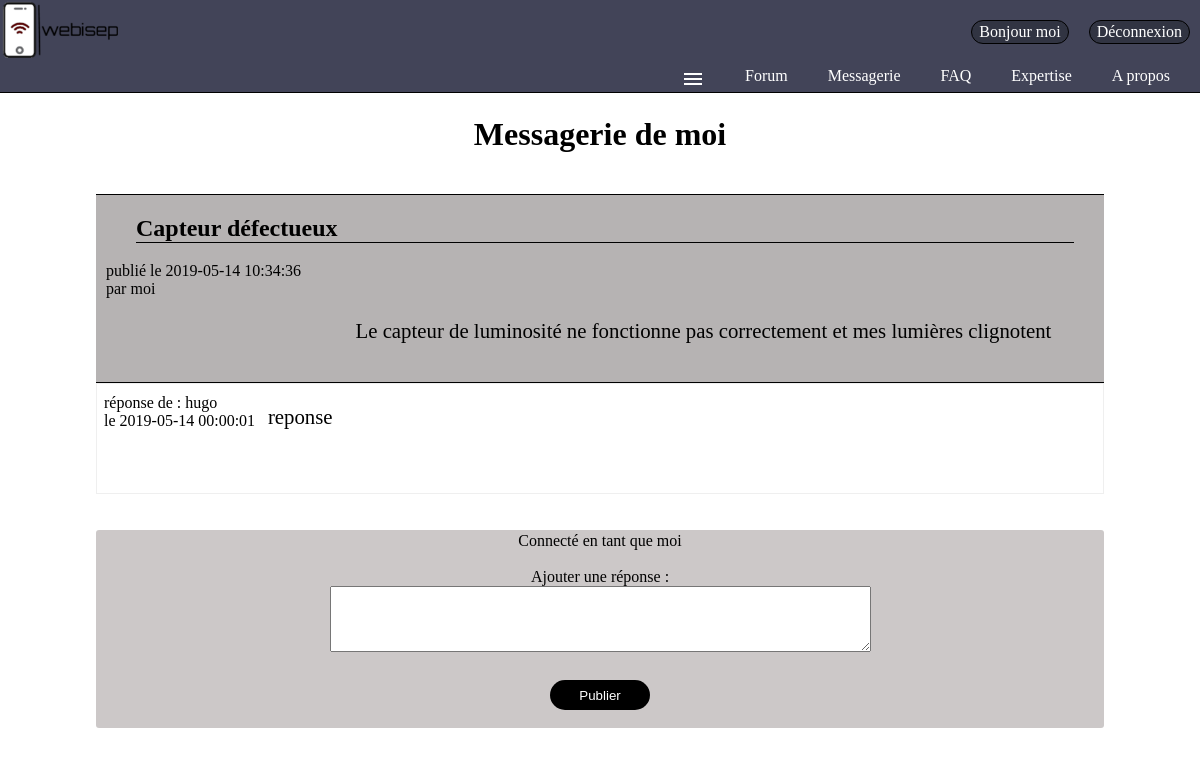
The app's page /index.php?action=messagerie&numbillet=4 (signed in) with its own data.
### tables this page shows
CREATE TABLE IF NOT EXISTS `membres` (
  `id` int(11) NOT NULL AUTO_INCREMENT,
  `pseudo` varchar(255) NOT NULL,
  `mail` varchar(255) NOT NULL,
  `motdepasse` text NOT NULL,
  `confirmkey` varchar(255) NOT NULL,
  `confirme` int(1) NOT NULL DEFAULT '0',
  `nom` varchar(255) NOT NULL,
  `prenom` varchar(255) NOT NULL,
  `adresse` text NOT NULL,
  `codepostal` int(11) NOT NULL,
  `ville` text NOT NULL,
  `admin` int(11) NOT NULL DEFAULT '0',
  `fav` int(11) DEFAULT NULL,
  PRIMARY KEY (`id`)
);

CREATE TABLE IF NOT EXISTS `billet` (
  `id_billet` int(11) NOT NULL AUTO_INCREMENT,
  `titre` text NOT NULL,
  `date_billet` datetime NOT NULL,
  `author` text NOT NULL,
  `Question` text NOT NULL,
  PRIMARY KEY (`id_billet`)
);

CREATE TABLE IF NOT EXISTS `messagerie` (
  `id` int(11) NOT NULL AUTO_INCREMENT,
  `date_message` datetime DEFAULT NULL,
  `reponse` text NOT NULL,
  `pseudo` text NOT NULL,
  `id_billet` int(11) DEFAULT NULL,
  PRIMARY KEY (`id`)
);

### controllers/controller.php (called while the page is built, shortened)
<?php
include "models/model.php";
function messagerie(){
  include"views/messagerie.php";
}
?>

### models/model.php (called while the page is built, shortened)
<?php
function affichProbleme($numbillet){
	$bdd=bdd();
	$request=$bdd-> prepare("SELECT* FROM billet WHERE author=? AND id_billet= ? ");
	$request->execute(array($_SESSION['pseudo'],$numbillet));
	return $request;
}
function affichAnswer($numbillet){
	$bdd=bdd();
	$reqReponse=$bdd -> prepare("SELECT * FROM messagerie JOIN billet ON messagerie.id_billet=billet.id_billet WHERE billet.id_billet=? ORDER BY messagerie.date_message");
	$reqReponse->execute(array($numbillet));
	return $reqReponse;
}
function fav($idm) {
	$bdd = bdd();
	$fav = $bdd->prepare("SELECT fav FROM membres WHERE id = ?");
	$fav->execute(array($idm));
	return $fav;
}
?>

### views/messagerie.php (the view, shortened to what this page needs)
<?php include("General.php");
?>
<html>
<head>
	<link rel="stylesheet" href="design/topic.css" />
</head>
<body>
	<div class="enemble">
		<?php  if(isset($_SESSION["admin"]) AND $_SESSION["admin"] == 1) { ?>
	<h1>Messagerie administrative </h1><br>
<?php }  else { ?>
	<h1>Messagerie de <?php echo $_SESSION['pseudo']; ?> </h1><br>
<?php } ?>
	<div class="probleme">
<?php
$numbillet=$_GET['numbillet'];
  $request=affichProbleme($numbillet);
  $reqReponse=affichAnswer($numbillet);
while ($liste=$request->fetch()) {?>
	<div class="topic">
		<h2><a><?php echo $liste['titre'] ?></a></h2>
		<a>publié le <?php echo $liste['date_billet'] ?></a><br>
		<a class="info">par <span><?php echo $liste['author'] ?></span></a><br>
		<p class="question"><?php
		echo $liste['Question'] ?></p><br>
	</div>
</div>
	<div class="totalmessage">
		<?php
		while ($listeMessage= $reqReponse -> fetch()) {?>
			<div class="message">
				<div class="gauche">
					<a>réponse de : <?php echo $listeMessage['pseudo'] ?><br> le <?php echo $listeMessage['date_message'] ?></a><br>
				</div>
				<div class="droite">
					<a><?php echo $listeMessage['reponse'] ?><br><br></a>
				</div>
			</div>
		<?php }?>
	</div><br><br>
<?php
}
if(empty($_SESSION['id']))
{ ?>
	<br><p>Vous devez être connecter pour pouvoir répondre...</p>
	<?php
}
else{
?>
<div class="adminpart" align="center">
    <form method='POST' action="" ; >
    	<label>Connecté en tant que <?php echo $_SESSION['pseudo'] ?></label><br><br>
        <label for="reponse">Ajouter une réponse :</label><br>
        <textarea type="text" name="reponse" id="reponse" cols="65" rows="4" required></textarea><br><br>
        <input type="submit"  name='publier' class="publier" value="Publier" />
    </form>
</div><br>
</div>
<?php } ?>
</body>
</html>

### views/General.php (shortened to what this page needs)
<html>
	<head>
		<link rel="stylesheet" href="design /General.css" />
	</head>
	<body class="body_header">
		<header>
			<a href="index.php?action=accueil"><img class="logo" src="image/Logo2.png" alt="logo" id="logo"class="flottant"/></a>
			<?php
			if (empty($_SESSION['pseudo'])) {?>
				<a class="menu-espaceclient" href=index.php?action=connexion>Connexion</a>
				<a class="menu-inscription" href=index.php?action=inscription>Inscription</a>
				<?php }
			else  {?>
				<a class="menu-espaceclient" href=index.php?action=deconnexion>Déconnexion</a>
				<a class="menu-inscription" href=index.php?action=profil>Bonjour <?php echo $_SESSION['pseudo']?></a>
			<?php } ?>
			<nav class="barre_navigation">
				<ul>
					<li class="onglet"><a href="index.php?action=AProposDeNous">A propos</a></li>
					<li class="onglet"><a href="index.php?action=expertise">Expertise </a></li>
					<li class="onglet"><a href="index.php?action=FAQ">FAQ</a></li>
					<?php if (!empty($_SESSION['pseudo'])) { ?>
					<li class="onglet"><a href="index.php?action=billet">Messagerie</a></li>
					<?php } else { ?>
					<li class="onglet"><a href="index.php?action=contact">Contact</a></li>
					<?php }?>
					<li class="onglet"><a href="index.php?action=forum">Forum </a></li>
					<?php  if(isset($_SESSION["admin"]) AND $_SESSION["admin"] == 1) { ?>
					<li class="onglet"><a href="index.php?action=profil">Profils</a></li>
					<?php }
					else if (!empty($_SESSION['pseudo'])) {
						$idm = intval($_SESSION['id']);
						$fav = fav($idm);
						foreach($fav as $row) {
							$idh = $row['fav']; ?>
					<li class="onglet"><a href="#"><i class="material-icons">menu</i></a>
					</li>
						<?php } } ?>
				</ul>
			</nav>
		</header>
	</body>
</html>

### design/General.css (style rules this page uses)
.logo { width: 10%; height: auto; }
.barre_navigation >ul { margin: 0px; padding: 0px; }
.onglet { list-style-type: none; }
.barre_navigation { width: 100%; border-bottom: black 1px solid; background-color: #424458; height: 30px; }
.barre_navigation> ul> li { float: right; position: relative; }
.barre_navigation> ul::after { content:""; display: block; }
.barre_navigation a { display: inline-block; text-decoration: none; }
.barre_navigation> ul> li> a { padding: 5px 30px; padding-left: 10px; color: white; }
.menu-espaceclient, .menu-inscription { border-radius: 20px; border: 1px solid black; text-decoration: none; margin: 10px; margin-top: 20px; padding: 2px 7px; position:relative; float: right; color: white; background-color: #313442; }
header { background-color: #424458; }

### design/topic.css (style rules this page uses)
.probleme { border-top: 1px solid black; border-bottom: 1px solid black; padding-left: 10px; background-color: #76707087; font-family: Times, Times New Roman,sans-serif; }
.question { margin-left: 25%; font-size: 1.3em; }
.probleme h2 { border-bottom: 1px solid black; margin-right: 30px; margin-left: 30px; border-top-left-radius: 2px; border-top-right-radius:2px; }
.message { border: 1px solid #EEEE; font-family: Times, Times New Roman,sans-serif; }
.enemble { background-color: white; width: 84%; background-size:cover; background-repeat:no-repeat; background-attachment:fixed; margin-left: auto; margin-right: auto; }
.gauche { padding-left: 7px; padding-top: 10px; float: left; }
.droite { margin-left: 15%; padding:45px 20px 40px 20px; font-size: 1.3em; }
h1 { font-family: Bookman, URW Bookman L, serif; margin: 23px; text-align: center; }
.publier { display: block; background-color: black; color: white; border:none; margin-right: auto; margin-left: auto; width: 100px; height: 30px; border-radius: 100px; margin-top: 10px; }
.adminpart { background-color: #a49e9e8f; border-radius: 3px; padding-bottom: 2px; padding-top: 2px; }
.question { border-bottom: 2px; }
.droite { padding-top: 5px; margin-top: 16px; }

### records on screen
billet: titre "Capteur défectueux", date_billet "2019-05-14 10:34:36", author "moi", Question "Le capteur de luminosité ne fonctionne pas correctement et mes lumières clignotent"
messagerie: pseudo "hugo", date_message "2019-05-14 00:00:01", reponse "reponse"

### other values on screen
$_SESSION['pseudo'] "moi"
